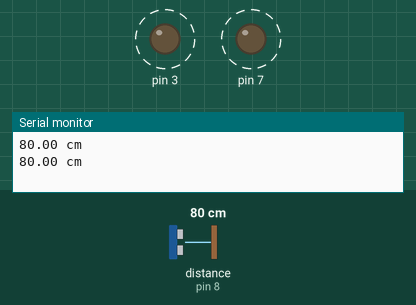
Recording of a sketch running on a simulated Arduino Uno, built with avr-gcc and run on an emulated ATmega328P. Parts: output pins drawn as LEDs (lit = HIGH), the last lines printed to the serial monitor. Dashed ring = blinking. Inputs (shaded band) come from the test bench; at power-on: distance to the obstacle (sensor on pin 8) 80 cm. The echo pulse lasts 58.3 µs per cm.

Above: at 1.8 s.
1.9 s: distance to the obstacle (sensor on pin 8) set to 55 cm
5.1 s: distance to the obstacle (sensor on pin 8) set to 46 cm
At 7.0 s:
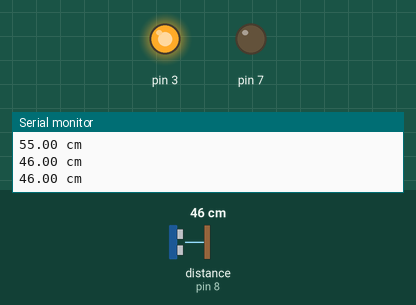
7.3 s: distance to the obstacle (sensor on pin 8) set to 53 cm
At 7.94 s:
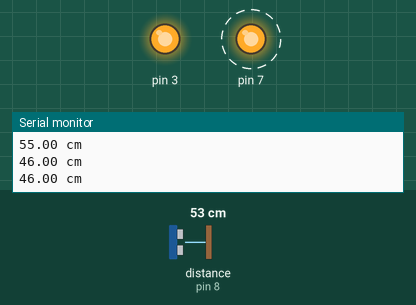
10.5 s: distance to the obstacle (sensor on pin 8) set to 2 cm
At 12.0 s:
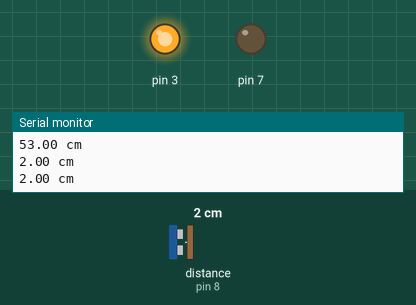
Timing chart, 0 to 13.5 s (numbered marks = the images above; inputs shaded):
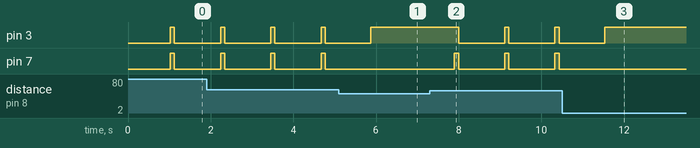

Measured:
- the behaviour switches between 50 and 49 cm on distance to the obstacle (sensor on pin 8) (found by bisection; images 0 and 1)
- after the input at 5.1 s, pin 3: goes on until 5.9 s, then stays HIGH; pin 7: stops changing and stays LOW
- after the input at 7.3 s, pin 3: alternates HIGH for 0.10 s and LOW for 1.1 s, starting after 0.70 s; pin 7: alternates HIGH for 0.10 s and LOW for 1.1 s, starting after 0.60 s
- after the input at 10.5 s, pin 3: goes on until 11.5 s, then stays HIGH; pin 7: stops changing and stays LOW
- by itself, pin 3, pin 7: alternates HIGH for 0.10 s and LOW for 1.1 s

The sketch:

Capteur_Ultrason_3.ino
```cpp
#include <HCSR04.h>

HCSR04 hc(2, 8); //initialisation class HCSR04 (trig pin , echo pin)

String dis_str;
float dis_reel;
void setup()
{
    Serial.begin(9600);
    pinMode(7, OUTPUT);
    pinMode(3, OUTPUT);

    pinMode(2, OUTPUT); // Trig
    pinMode(8, INPUT);// Echo
}

void loop()
{

    /*dis_str = hc.dist();
    dis_reel = dis_str.toFloat();
    */

    Serial.println(String(hc.dist()) + " cm"); // return curent distance in serial
    delay(1000);                 // we suggest to use over 60ms measurement cycle, in order to prevent trigger signal to the echo signal.
    if (hc.dist() < 50)
    {
      digitalWrite(3, HIGH);
    }
    else if (hc.dist() >= 50 & hc.dist() < 100)
    {

      digitalWrite(7, HIGH);
      digitalWrite(3, HIGH);
      delay(100);

      digitalWrite(7, LOW);
      digitalWrite(3, LOW);
      delay(100);
    }
    /*else if(hc.dist() > 100){
      digitalWrite(13, LOW);
      digitalWrite(7, HIGH);
    }*/

}
```
